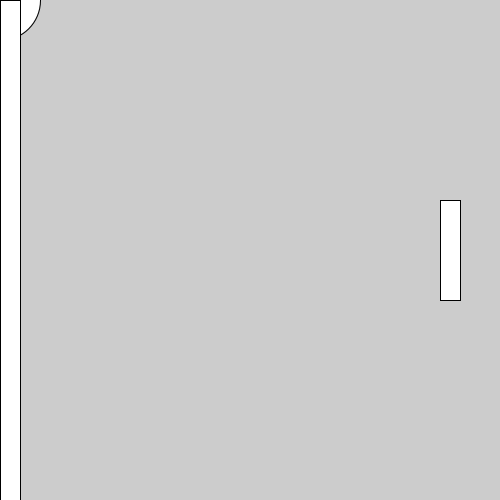
Frame 1 (no input)
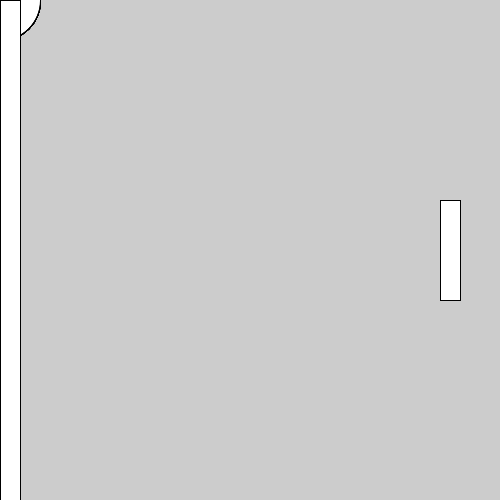
Frame 60 (the mouse pressed at the canvas centre just before this capture)
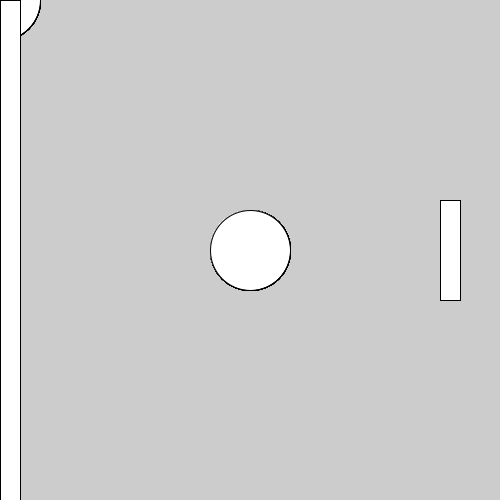
Frame 120 (the mouse held since frame 60 and released just before this capture)

The Processing sketch that drew these frames (run headless with seeded random() and noise(); from frame 60 on, the mouse is pressed at the canvas centre):

// Processing sketch: L4_ex3
// ── L4_ex3.pde

void setup()
  {
  size(500,500); 
  }
void draw()
  {
  rectMode(CENTER);
  //la ligne suivante trace une ellipse de rayon 80
  ellipse(mouseX,mouseY,80,80);
  rect(10,250,20,500);
  rect(450,250,20,100);
  println("toto1");
  }
